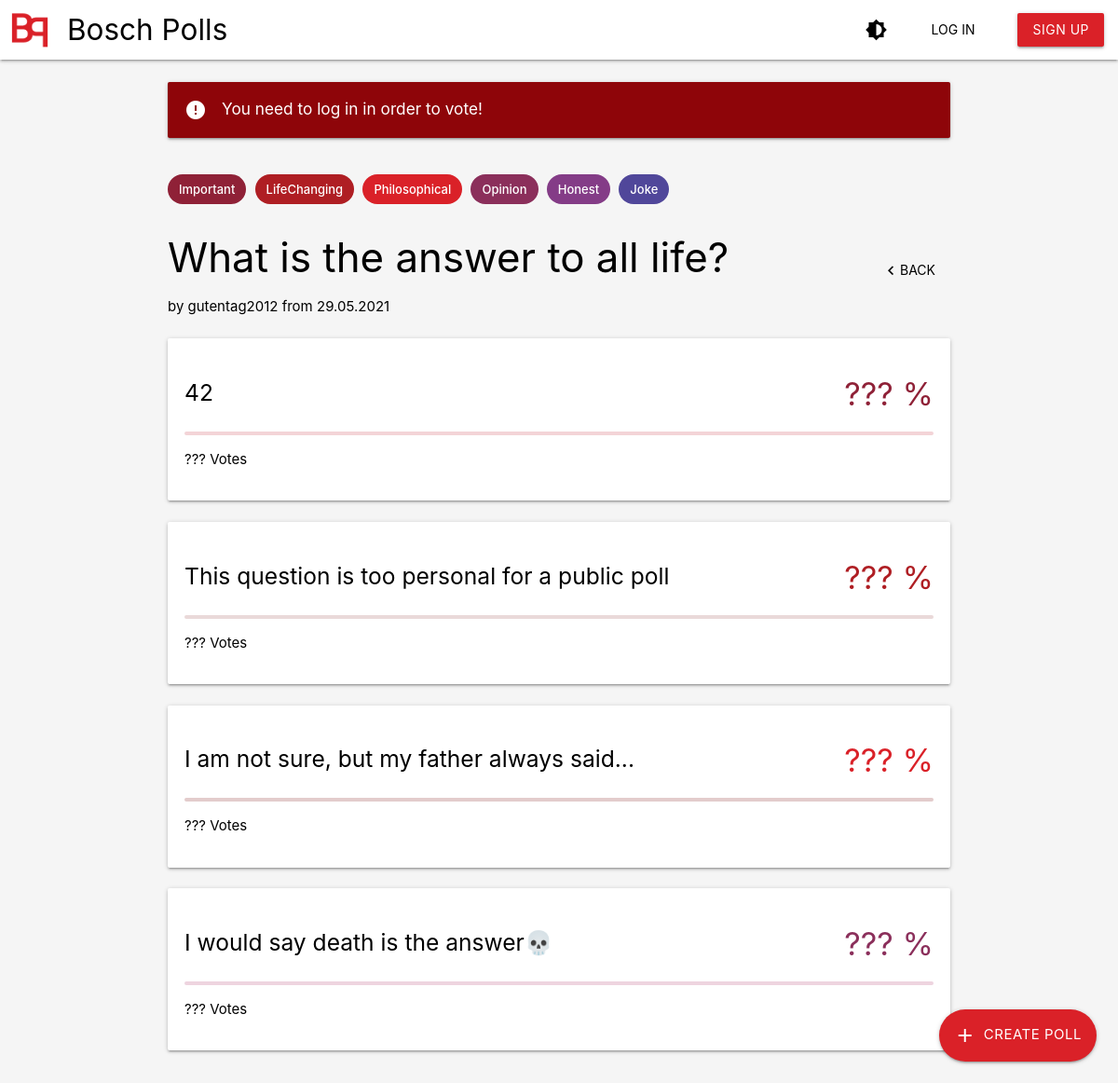
The page /polls/1/ on the database its author committed.
### polls/models.py (models this page shows, shortened)
class Tag(models.Model):
    name = models.CharField(max_length=100)
    color = models.IntegerField()
    polls = models.ManyToManyField(Poll, blank=True)

class Poll(models.Model):
    creator = models.ForeignKey(User, on_delete=models.CASCADE)
    question = models.CharField(max_length=240)
    start_date = models.DateField(default=date.today)
    end_date = models.DateField(null=True, blank=True)
    def get_tags(self):
        tags = []
        for tag in self.tag_set.all():
            tags.append({
                "name": tag.name,
                "color": tag.color % 15 + 1
            })
        return tags

class PollAnswer(models.Model):
    answer = models.CharField(max_length=240)
    poll = models.ForeignKey(Poll, on_delete=models.CASCADE)
    user_votes = models.ManyToManyField(User, blank=True)

### polls/views.py (the view, shortened to what this page needs)
# urls.py: path('polls/<int:poll_id>/', views.single_poll_view, name='polls'),
def single_poll_view(request, poll_id):
    vote = request.POST.get("vote")
    poll = get_object_or_404(Poll, pk=poll_id)
    user_answer = poll.pollanswer_set.filter(user_votes__id=request.user.id).first()
    context = {
        "poll": {
            "id": poll.id,
            "question": poll.question,
            "username": poll.creator.username,
            "tags": poll.get_tags(),
            "start_date": poll.start_date.strftime('%d.%m.%Y'),
            "answers": []
        },
        "is_error": False,
        "msg_error": "",
        "is_creator": request.user == poll.creator
    }
    if not request.user.is_authenticated:
        context["msg_error"] = "You need to log in in order to vote!"
        context["is_error"] = True
        vote = None
    context["voted"] = True if vote else False
    context["poll"]["votes"] = poll.count_votes() if vote else 0
    i = 0
    for answer in poll.pollanswer_set.all():
        context["poll"]["answers"].append({
            "id": answer.id,
            "content": answer.answer,
            "color_index": i % 15 + 1,
            "votes_percent": (answer.count_votes() * 100 / context["poll"]["votes"]) if context["poll"][
                                                                                            "votes"] > 0 else 0,
            "votes": answer.count_votes() if vote else 0,
            "is_voted": int(answer.id) == int(vote) if vote else False,
        })
        i += 1
    return render(request, "single_poll.html", context)

### templates/single_poll.html (shortened to what this page needs)
{% extends 'base.html' %}
{% load static %}
{% block content %}
<div class="container" style="padding-top: var(--space-large)">
    <div class="tag-holder">
        {% for tag in poll.tags %}
        <div class="chip c{{tag.color}}">
            {{tag.name}}
        </div>
        {% endfor %}
    </div>
    <form method="get" class="header-container">
        <div>
            <h3>{{poll.question}}</h3>
            <p>by {{poll.username}} from {{poll.start_date}}</p>
        </div>
        <div class="controls">
            <a class="col waves-effect waves-light btn-flat center-row" href="{% url 'home' %}">
                <i class="material-icons">keyboard_arrow_left</i>
                Back
            </a>
        </div>
    </form>
    <div class="row">
        <form id="answer_form" method="post">
            {% for answer in poll.answers %}
            <div {% if not voted %} onclick="submitAnswer({{answer.id}})" {% endif %}
                 class="card col c{{answer.color_index}}-card {% if answer.is_voted %}c{{answer.color_index}}-card-active card-active{% endif %}"
                 style="width: 100%">
                <div class="card-header">
                    <h5>{{answer.content}}</h5>
                    <h4 class="c{{answer.color_index}}-text">{% if not voted %}???{% else %}{{answer.votes_percent|floatformat:-2}}{% endif %} %</h4>
                </div>
                <div class="progress c{{answer.color_index}}-lighter">
                </div>
                <p>{% if not voted %}???{% else %}{{answer.votes}}{% endif %} Vote{{answer.votes|pluralize}}</p>
            </div>
            {% endfor %}
        </form>
    </div>
</div>
{% endblock %}

### static/css/base_variables.css (style rules this page uses)
:root { --height_toolbar: 64px; --space-tiny: 4px; --space-small: 8px; --space-large: 16px; --space-extreme: 32px; --padding-title: 72px; --dist-card-move: 30px; --border-width: 2px; --color-disabled: #d2d2d2; --color-on-primary: #FFF; --color-on-background-dark: #FFF; --color-surface-dark: #2a2a2a; --color-surface-darker-dark: #242424; --color-background-dark: #1d1d1d; --color-on-background: #000; --color-surface: #FFF; --color-surface-darker: #FCFCFC; --color-background: #F5F5F5; --color-error: #8e0509; --color-on-error: #FFF; --color-primary: #DA2128; --color-primary-ripple: rgba(218, 33, 40, 0.7); }

### static/css/base.css (style rules this page uses)
* { color: var(--color-on-background); }
a { color: var(--color-on-background) !important; }
body { background-color: var(--color-background); }
.controls { display: flex; align-items: flex-end; flex-direction: column; gap: var(--space-small); }
.card { padding: var(--space-large) !important; -webkit-transition: all 0.2s ease-in-out; transition: all 0.2s ease-in-out; border: transparent solid var(--border-width); background-color: var(--color-surface); }
.card-header { display: flex; align-items: center; flex-direction: row; justify-content: space-between; }
.tag-holder { margin-top: var(--space-small); }
.tag-holder * { -moz-user-select: none; -ms-user-select: none; -webkit-user-select: none; user-select: none; }
.header-container { display: flex; align-items: center; flex-direction: row; justify-content: space-between; }
.header-container h3 { overflow: hidden; max-width: 34ch; text-overflow: ellipsis; }
.header-container p { overflow: hidden; max-width: 72ch; text-overflow: ellipsis; }
.center-row { display: flex; align-items: center; flex-direction: row; justify-content: center; }

### static/css/colors.css (style rules this page uses)
html { --color-c1: #8F2137; --color-c1-lighter: #f3d4d7; --color-c1-text: #FFF; --color-c2: #AF1E23; --color-c2-lighter: #ead9d9; --color-c2-text: #FFF; --color-c3: #DA2128; --color-c3-lighter: #e3cccc; --color-c3-text: #FFF; --color-c4: #8B2F5B; --color-c4-lighter: #eed4df; --color-c4-text: #FFF; --color-c5: #843C87; --color-c5-lighter: #e4d3e5; --color-c5-text: #FFF; --color-c6: #50479A; --color-c6-lighter: #dcdaec; --color-c6-text: #FFF; --color-c7: #23408A; --color-c7-lighter: #d9dfef; --color-c7-text: #FFF; --color-c8: #0054A0; --color-c8-lighter: #d7e7ef; --color-c8-text: #FFF; --color-c9: #1D6EB0; --color-c9-lighter: #dce8f3; --color-c9-text: #FFF; --color-c10: #308CBD; --color-c10-lighter: #d9e8f3; --color-c10-text: #FFF; --color-c11: #4DAFBF; --color-c11-lighter: #d3ebef; --color-c11-text: #000; --color-c12: #00A07C; --color-c12-lighter: #d4f1eb; --color-c12-text: #000; --color-c13: #7CBE7E; --color-c13-lighter: #d4ead4; --color-c13-text: #000; --color-c14: #1DA34A; --color-c14-lighter: #e2f5e8; --color-c14-text: #000; --color-c15: #209049; --color-c15-lighter: #d0eada; --color-c15-text: #FFF; }
.c1 { color: var(--color-c1-text); background-color: var(--color-c1) !important; }
.c1-text { color: var(--color-c1); }
.c1-lighter { background-color: var(--color-c1-lighter); }
.c2 { color: var(--color-c2-text); background-color: var(--color-c2) !important; }
.c2-text { color: var(--color-c2); }
.c2-lighter { background-color: var(--color-c2-lighter); }
.c3 { color: var(--color-c3-text); background-color: var(--color-c3) !important; }
.c3-text { color: var(--color-c3); }
.c3-lighter { background-color: var(--color-c3-lighter); }
.c4 { color: var(--color-c4-text); background-color: var(--color-c4) !important; }
.c4-text { color: var(--color-c4); }
.c4-lighter { background-color: var(--color-c4-lighter); }
.c5 { color: var(--color-c5-text); background-color: var(--color-c5) !important; }
.c6 { color: var(--color-c6-text); background-color: var(--color-c6) !important; }

### rows shown on the page
Tag: name "Important"
Tag: name "LifeChanging"
Tag: name "Philosophical"
Tag: name "Opinion"
Tag: name "Honest"
Tag: name "Joke"
Poll: question "What is the answer to all life?"
PollAnswer: content "42"
PollAnswer: content "This question is too personal for a public poll"
PollAnswer: content "I am not sure, but my father always said..."
PollAnswer: content "I would say death is the answer💀"

### other values the page prints
{{ msg_error }} "You need to log in in order to vote!"
{{ poll.username }} "gutentag2012"
{{ poll.start_date }} "29.05.2021"
